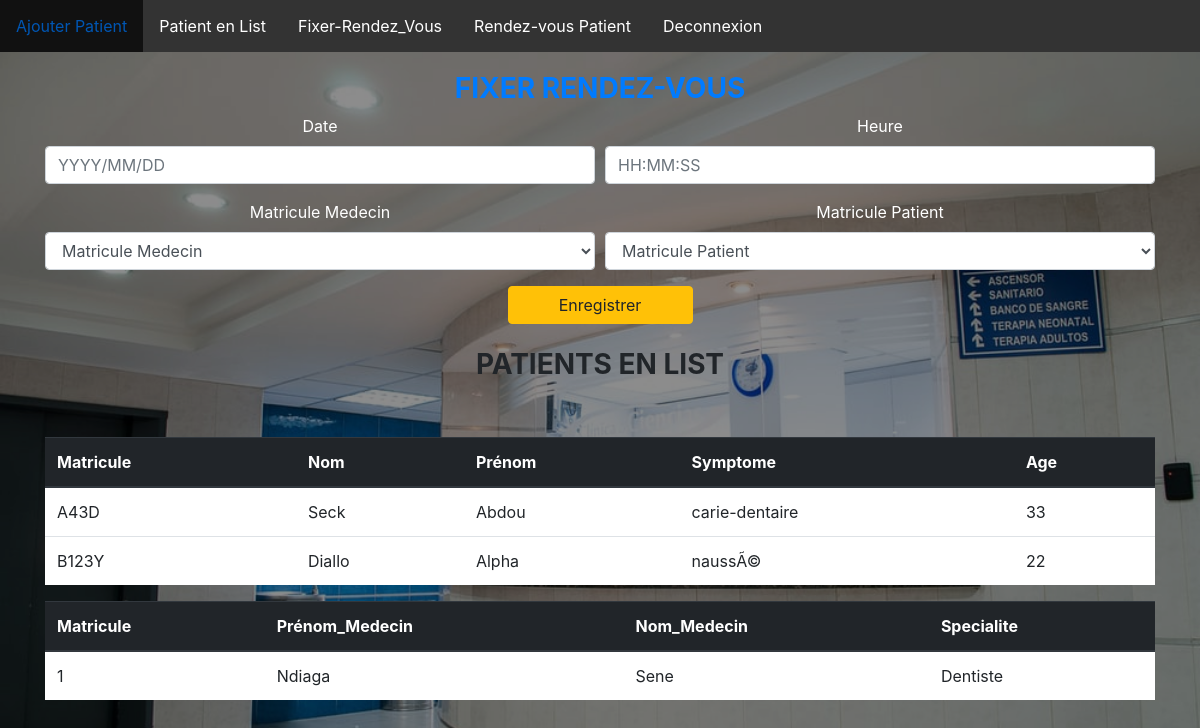
Screenshot of /rendezVous.php with the database file from the repository.
### tables this page shows
CREATE TABLE `patient` (
  `id` varchar(40) NOT NULL,
  `nom` varchar(45) NOT NULL,
  `prenom` varchar(45) NOT NULL,
  `age` int(11) NOT NULL,
  `symptome` varchar(45) NOT NULL,
  `secretaire_id` varchar(40) NOT NULL
);

CREATE TABLE `specialite` (
  `id` int(11) NOT NULL,
  `domaine` varchar(45) NOT NULL
);

CREATE TABLE `medecin` (
  `id` int(11) NOT NULL,
  `nom_med` varchar(45) NOT NULL,
  `prenom_med` varchar(45) NOT NULL,
  `service_id` int(11) NOT NULL
);

### rendezVous.php (the view, shortened to what this page needs)
<? require 'menu.php' ?>
<!DOCTYPE html>
<html lang="en">
<head>
    <link rel="stylesheet" href="rendezVous.css">
    <link rel="stylesheet" href="https://maxcdn.bootstrapcdn.com/bootstrap/4.0.0/css/bootstrap.min.css"
>
    <link rel="stylesheet" href="https://cdnjs.cloudflare.com/ajax/libs/bootstrap-datepicker/1.4.1/css/bootstrap-datepicker3.css"/>
</head>
<body>
    <div class="container">
        <br><br> <br>
        <div class="panel panel-primary" align="center">
            <div class="panel-body">
            <h3 class="text-on-pannel text-primary"><strong class="text-uppercase">
                 FIXER RENDEZ-VOUS </strong></h3>
            </div>
        </div>
            <form  method="post" action="fixeRendezVous.php" name="rendezvous" align="center" >
            <div class="center-block" align="center">
                <div class="form-row">
                    <div class="form-group col-md-6">
                        <label class="control-label" for="date">Date</label>
                        <input class="form-control" id="date" name="date" placeholder="YYYY/MM/DD" type="text"/>
                    </div>
                    <div class="form-group col-md-6">
                            <label for="heure">Heure</label>
                            <input type="text" class="form-control" name="heure" placeholder="HH:MM:SS">
                    </div>
                </div>
                <div class="form-row">
                    <div class="form-group col-sm-6">
                    <label for="matricule">Matricule Medecin</label>
                        <select name="medecin_id" class="col-md-12 form-control" >
                            <option selected=selected>Matricule Medecin</option>
                        </select>
                    </div>
                    <div class="form-group col-sm-6">
                    <label for="matricule">Matricule Patient</label>
                        <select name="patient_id" class="col-md-12 form-control" >
                            <option selected=selected>Matricule Patient</option>
                        </select>
                    </div>
                </div>
                <input type="submit" class="btn btn-warning col-md-2"  value="Enregistrer" id="btn">
            </form>
            <br><br>
            <table>
        <tbody>
            <thead>
            <legend align="center">
                <div class="panel panel-primary" align="center">
                    <div class="panel-body">
                    <h3 class="text-on-pannel"><strong class="text-uppercase">
                       PATIENTS EN LIST </strong></h3>
                    </div>
                </div>
        </legend>
		<div>
        <br><br>
			<table class="table">
				<thead class="thead-dark">
					<tr>
                        <th scope="col">Matricule</th>
                        <th scope="col">Nom</th>
                        <th scope="col">Prénom</th>
                        <th scope="col">Symptome</th>
                        <th scope="col">Age</th>
                    </tr>
				</thead>
				<tbody>
                <?php
					$db= new PDO('mysql:host=localhost;dbname=hospital;','root','');
                    $sql=$db->query('SELECT * FROM patient');
                    while($donnee=$sql->fetch())
                    {
                        echo '<tr class="col">';
                            echo '<td>'.$donnee['id'].'</td>';
                            echo '<td>'.$donnee['nom'].'</td>';
                            echo '<td>'.$donnee['prenom'].'</td>';
                            echo '<td>'.$donnee['symptome'].'</td>';
                            echo '<td>'.$donnee['age'].'</td>';
                        echo '</tr>';
                    }
            ?>
            </tbody>
			</table>
            </thead>
        </tbody>
        </table>
    </div>
      <table>
      <table class="table">
            <div class="form-row">
				<thead class="thead-dark">
					<tr>
                        <th scope="col">Matricule</th>
                        <th scope="col">Prénom_Medecin</th>
                        <th scope="col">Nom_Medecin</th>
                        <th scope="col">Specialite</th>
                    </tr>
				</thead>
				<tbody>
                <?php
					$db= new PDO('mysql:host=localhost;dbname=hospital;','root','');
                    $sql2=$db->query('SELECT m.id,m.prenom_med,m.nom_med,s.domaine from medecin m,specialite s
                                        WHERE m.id=s.id');
                    while($donnees=$sql2->fetch())
                    {
                        echo '<tr class="col">';
                            echo '<td>'.$donnees['id'].'</td>';
                            echo '<td>'.$donnees['prenom_med'].'</td>';
                            echo '<td>'.$donnees['nom_med'].'</td>';
                            echo '<td>'.$donnees['domaine'].'</td>';
                        echo '</tr>';
                    }
                    ?>
			</tbody>
			</table>
        </table>
</body>
</html>

### rendezVous.css (style rules this page uses)
body { background:linear-gradient( rgba(0, 0, 0, 0.45), rgba(0, 0, 0, 0.45)), url('hosp.jpeg') no-repeat center center fixed; -webkit-background-size: cover; -moz-background-size: cover; background-size: cover; -o-background-size: cover; }

### rendezVous.php (style rules this page uses)
label { color: #fff; }
tbody { background: #fff; }

### rows the page displays
patient: id "A43D", nom "Seck", prenom "Abdou", symptome "carie-dentaire", age "33"
patient: id "B123Y", nom "Diallo", prenom "Alpha", symptome "naussÃ©", age "22"
specialite: id "1", id.prenom_med "Ndiaga", id.nom_med "Sene", domaine "Dentiste"
